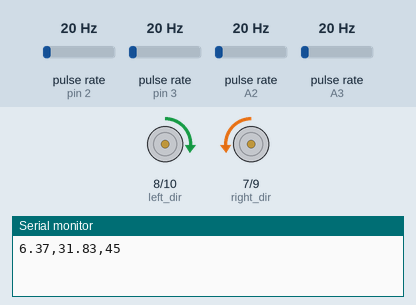
A sketch run on a simulated Arduino Uno, built with avr-gcc and run on an emulated ATmega328P. Parts: direction and speed pins drawn as motors (green arrow = direction pin HIGH = forward, orange = LOW = backward, longer = more drive), the last lines printed to the serial monitor. Wiring (inferred from the names in the program): 4 × pulse sensor: data pin 2 / data pin 3 / data A2 / data A3. The test bench sets the inputs (shaded band); at power-on: pulse rate (sensors on pin 2, pin 3, A2, A3) 20 Hz.

Above: at 0.15 s.
At 1.2 s:
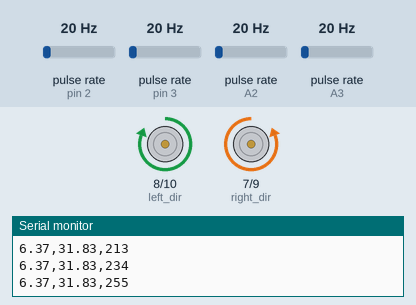
At 2.1 s:
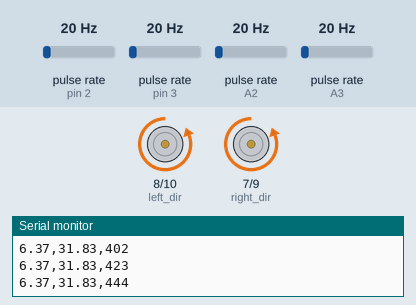
At 5.1 s:
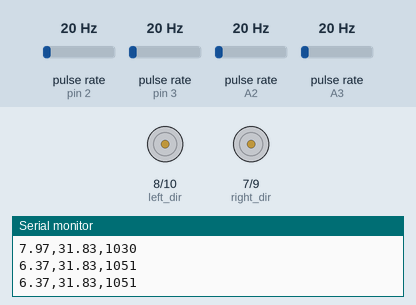
Timing chart, 0 to 6.6 s (numbered marks = the images above):
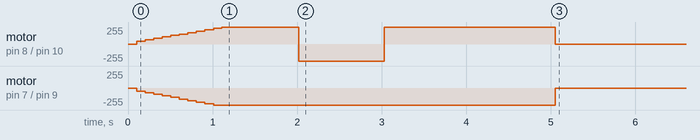

The sketch:

test_06_1_route.ino
```cpp
// Motor Init
#include "robot.h"
#include "Arduino.h"
int speed[8] = {0, 50, 100, 150, 200, 150, 100, 50};
double test_speed = 45;
double pid_output = 0;
int motor_speed_index = 0;
double rpm_goal = 33;
unsigned long motor_current, motor_previous;
unsigned long encoder_timer_pre, encoder_timer_cur;

Robot robot = Robot();
int i = 0;

unsigned long start_time;
int move_time = 1000;
int rotate_time = 1000;
void setup()
{
    // put your setup code here, to run once:
    // https://arduinoinfo.mywikis.net/wiki/Arduino-PWM-Frequency
    TCCR1B = TCCR1B & B11111000 | B00000001; // set timer 1 divisor to     8 for PWM frequency of  3921.16 Hz
    robot.init();
    Serial.begin(115200);
    motor_previous = millis();
    encoder_timer_pre = millis();
    start_time = millis();
}

void loop()
{
    // put your main code here, to run repeatedly:

    motor_current = millis();
    if ((motor_current - motor_previous) > 100)
    {
        i++;
        motor_previous = motor_current;
        robot.left_rpm_encoder = left_encoder_value * 600 / 753.2;
        robot.right_rpm_encoder = right_encoder_value * 600 / 753.2;
        left_encoder_value = 0;
        right_encoder_value = 0;
        if (i<20)
        {
            robot.move(0, 0.2);
        }
        else if ( i<30)
        {
            robot.rotate(1, 0.2);
        }
        else if (i<50)
        {
            robot.move(0, 0.2);
        }
        else{
            robot.stop();
        }
        // motor_speed_index += 1;
        // if (i < 10)
        // {
        //     robot.rotate(1, 0.2);
        // }
        // else if (i < 20)
        // {
        //     robot.move(1, 0.2);
        // }
        // else if (i < 30)
        // {
        //     robot.move(0, 0.2);
        // }
        // else if (i < 40)
        // {
        //     robot.rotate(0, 0.2);
        // }
        // else{
        //     i=0;
        // }

        if (test_speed == 255)
        {
            test_speed = 0;
        }

        Serial.print(robot.left_rpm_encoder);
        Serial.print(",");
        Serial.print(robot.left_rpm_goal);
        Serial.print(",");
        Serial.println(robot.left_output);
    }

    // encoder_timer_cur = millis();
    // if ((encoder_timer_cur - encoder_timer_pre) > 1000)
    // {
    //     encoder_timer_pre = encoder_timer_cur;
    //     rpm = right_encoder_value * 60 / 187.95;
    //     right_encoder_value = 0;
    //     Serial.print(encoder_timer_cur);
    //     Serial.print(",");
    //     Serial.print(rpm);
    //     Serial.print(",");
    //     Serial.println(test_speed);
    // }
}
```

robot.h
```cpp
#include <Arduino.h>
#include <PID_v1.h>

/**
 * @brief Pin setup for right motor
 *
 */
static short right_dir = 7;
static short right_pwm = 9;
uint8_t right_encoder_1 = A2;
uint8_t right_encoder_2 = A3;

/**
 * @brief Pin setup for left motor
 *
 */
static short left_dir = 8;
static short left_pwm = 10;
static short left_encoder_1 = 3;
static short left_encoder_2 = 2;
static short left_power = 13;

void updateRightEncoder(void);
void updateLeftEncoder(void);
int RPMToPWM(float RPM);
float speedToRPM(float speed);
void pciSetup(byte pin);

volatile unsigned long right_encoder_value = 0;
volatile unsigned long left_encoder_value = 0;

class Robot
{
public:
    // rihgt=motor 1
    // left=motor 2
    // right dir pin2
    // right pwm pin3
    // left dir pin4
    // left pwm pin5
    bool MOTOR_START = false;
    unsigned long timer_pre;
    unsigned long timer_cur;
    double rpm_goal;

    // for left motor
    double left_rpm_encoder = 0;
    double left_rpm_goal = 0;
    int left_output = 0;
    double left_pid_output = 0;
    PID left_pid = PID(&left_rpm_encoder, &left_pid_output, &left_rpm_goal, 0.86, 0, 0, 0);

    // for right motor
    double right_rpm_encoder = 0;
    double right_rpm_goal = 0;
    int right_output = 0;
    double right_pid_output = 0;
    PID right_pid = PID(&right_rpm_encoder, &right_pid_output, &right_rpm_goal, 0.86, 0, 0, 0);

public:
    int init()
    {
        // Init motor related pin
        pinMode(left_dir, OUTPUT);      // direction for left
        pinMode(left_pwm, OUTPUT);      // speed for left
        pinMode(left_encoder_1, INPUT); // left encoder reader
        pinMode(left_encoder_2, INPUT); // left encoder reader
        pinMode(left_power, OUTPUT);    // power for left
        digitalWrite(left_power, HIGH);
        attachInterrupt(digitalPinToInterrupt(left_encoder_1), updateLeftEncoder, CHANGE);
        attachInterrupt(digitalPinToInterrupt(left_encoder_2), updateLeftEncoder, CHANGE);
        left_pid.SetMode(AUTOMATIC);

        pinMode(right_dir, OUTPUT); // direction for right
        pinMode(right_pwm, OUTPUT); // speed for right
        pinMode(right_encoder_1, INPUT);
        pinMode(right_encoder_2, INPUT);
        pciSetup(right_encoder_1);
        pciSetup(right_encoder_2);
        right_pid.SetMode(AUTOMATIC);
    }
    int stop(void)
    {
        MOTOR_START = false;
        left_pid.SetMode(0);
        right_pid.SetMode(0);
        digitalWrite(left_dir, LOW);
        digitalWrite(right_dir, LOW);
        analogWrite(left_pwm, 0);
        analogWrite(right_pwm, 0);
    }
    /**
     * @brief
     *
     * @param dir direction,1 for forward, 0 for backward
     * @param speed mvoe speed, range in 0-255
     * @return int 0 for success, 1 for error
     */
    int move(int dir, float speed)
    {
        if (dir == 1)
        {
            digitalWrite(left_dir, LOW);
            digitalWrite(right_dir, HIGH);
        }
        else if (dir == 0)
        {
            digitalWrite(left_dir, HIGH);
            digitalWrite(right_dir, LOW);
        }
        else
        {
            return 1;
        }
        speedControl(speed);
        return 0;
    }

    /**
     * @brief
     *
     * @param dir direction,1 for right, 0 for left
     * @param speed mvoe speed, range in 0-255
     * @return int 0 for success, 1 for error
     */
    int rotate(int dir, float speed)
    {
        if (dir == 1)
        {
            digitalWrite(left_dir, LOW);
            digitalWrite(right_dir, LOW);
        }
        else if (dir == 0)
        {
            digitalWrite(left_dir, HIGH);
            digitalWrite(right_dir, HIGH);
        }
        else
        {
            return 1;
        }
        speedControl(speed);
        return 0;

    }
    /**
     * @brief using PID to control speed in certain speed m/s
     * 1. Transform from speed to RPM
     * 2. Compute PID output PWM
     * 3. Assign PWM to pin
     *
     * @param speed
     * @return int
     */
    int speedControl(float speed)
    {
        rpm_goal = speedToRPM(speed);
        left_rpm_goal = rpm_goal;
        right_rpm_goal = rpm_goal;
        if (!MOTOR_START)
        {
            MOTOR_START = true;
            left_output = RPMToPWM(left_rpm_goal);
            right_output = RPMToPWM(right_rpm_goal);
            analogWrite(left_pwm, left_output);
            analogWrite(right_pwm, right_output);

            return 0;
        }

        left_pid.Compute();
        right_pid.Compute();
        left_output += left_pid_output;
        right_output += right_pid_output;
        analogWrite(left_pwm, left_output);
        analogWrite(right_pwm, right_output);
    }
};

void updateRightEncoder(void)
{
    right_encoder_value++;
}

void updateLeftEncoder(void)
{
    left_encoder_value++;
}

float speedToRPM(float speed)
{
    // return 60*speed/(2*PI*0.06);
    return 159.15 * speed;
}

float RPMToSpeed(float RPM)
{
    return RPM / 159.15;
}
int RPMToPWM(float RPM)
{
    return (RPM + 8.1) / 0.88;
}
void pciSetup(byte pin)
{
    *digitalPinToPCMSK(pin) |= bit(digitalPinToPCMSKbit(pin)); // enable pin
    PCIFR |= bit(digitalPinToPCICRbit(pin));                   // clear any outstanding interrupt
    PCICR |= bit(digitalPinToPCICRbit(pin));                   // enable interrupt for the group
}
ISR(PCINT1_vect) // handle pin change interrupt for A0 to A5 here
{
    right_encoder_value++;
}
```

Measured:
- by itself, motor on pin 7 (right_dir) / pin 9 (right_pwm): stopped → backward 45/255 at 0.10 s, → backward 69/255 0.10 s later, → backward 93/255 0.10 s later, → backward 117/255 0.10 s later, … (11 changes in this stretch)
